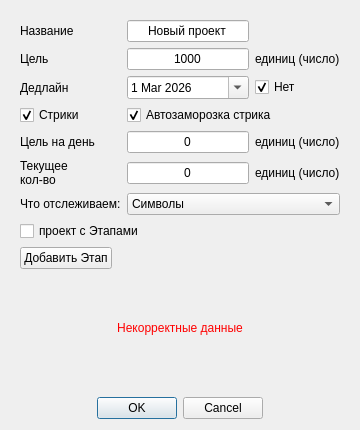
<?xml version="1.0" encoding="UTF-8"?>
<ui version="4.0">
 <class>create_project</class>
 <widget class="QDialog" name="create_project">
  <property name="geometry">
   <rect>
    <x>0</x>
    <y>0</y>
    <width>360</width>
    <height>430</height>
   </rect>
  </property>
  <property name="sizePolicy">
   <sizepolicy hsizetype="Preferred" vsizetype="Preferred">
    <horstretch>3</horstretch>
    <verstretch>0</verstretch>
   </sizepolicy>
  </property>
  <property name="minimumSize">
   <size>
    <width>360</width>
    <height>430</height>
   </size>
  </property>
  <property name="maximumSize">
   <size>
    <width>360</width>
    <height>430</height>
   </size>
  </property>
  <property name="font">
   <font>
    <family>Arial</family>
   </font>
  </property>
  <property name="windowTitle">
   <string>Создание проекта</string>
  </property>
  <property name="accessibleName">
   <string>Создание проекта</string>
  </property>
  <layout class="QVBoxLayout" name="verticalLayout">
   <item>
    <widget class="QWidget" name="widget" native="true">
     <property name="sizePolicy">
      <sizepolicy hsizetype="Preferred" vsizetype="Preferred">
       <horstretch>0</horstretch>
       <verstretch>0</verstretch>
      </sizepolicy>
     </property>
     <property name="minimumSize">
      <size>
       <width>311</width>
       <height>200</height>
      </size>
     </property>
     <layout class="QGridLayout" name="gridLayout">
      <item row="1" column="2">
       <widget class="QLabel" name="label_6">
        <property name="text">
         <string>единиц (число)</string>
        </property>
       </widget>
      </item>
      <item row="6" column="0">
       <widget class="QLabel" name="label_7">
        <property name="text">
         <string>Что отслеживаем:</string>
        </property>
        <property name="buddy">
         <cstring>cb_unit</cstring>
        </property>
        <property name="wordWrap">
         <bool>true</bool>
        </property>
       </widget>
      </item>
      <item row="1" column="0">
       <widget class="QLabel" name="label_2">
        <property name="text">
         <string>Цель</string>
        </property>
        <property name="buddy">
         <cstring>le_goal</cstring>
        </property>
       </widget>
      </item>
      <item row="0" column="1">
       <widget class="QLineEdit" name="le_name">
        <property name="text">
         <string>Новый проект</string>
        </property>
        <property name="alignment">
         <set>Qt::AlignmentFlag::AlignCenter</set>
        </property>
       </widget>
      </item>
      <item row="9" column="0" colspan="2">
       <widget class="QPushButton" name="add_Stage">
        <property name="sizePolicy">
         <sizepolicy hsizetype="Fixed" vsizetype="Fixed">
          <horstretch>0</horstretch>
          <verstretch>0</verstretch>
         </sizepolicy>
        </property>
        <property name="text">
         <string>Добавить Этап</string>
        </property>
       </widget>
      </item>
      <item row="2" column="0">
       <widget class="QLabel" name="label_3">
        <property name="text">
         <string>Дедлайн</string>
        </property>
        <property name="buddy">
         <cstring>de_deadline</cstring>
        </property>
       </widget>
      </item>
      <item row="2" column="2">
       <widget class="QCheckBox" name="checkBox">
        <property name="text">
         <string>Нет</string>
        </property>
        <property name="checkable">
         <bool>true</bool>
        </property>
        <property name="checked">
         <bool>true</bool>
        </property>
        <property name="tristate">
         <bool>false</bool>
        </property>
       </widget>
      </item>
      <item row="4" column="1">
       <widget class="QLineEdit" name="le_personal_goal_for_the_day">
        <property name="text">
         <string>0</string>
        </property>
        <property name="alignment">
         <set>Qt::AlignmentFlag::AlignCenter</set>
        </property>
       </widget>
      </item>
      <item row="1" column="1">
       <widget class="QLineEdit" name="le_goal">
        <property name="text">
         <string notr="true">1000</string>
        </property>
        <property name="alignment">
         <set>Qt::AlignmentFlag::AlignCenter</set>
        </property>
       </widget>
      </item>
      <item row="5" column="0">
       <widget class="QLabel" name="label_4">
        <property name="text">
         <string>&lt;html&gt;&lt;head/&gt;&lt;body&gt;&lt;p&gt;Текущее&lt;br/&gt;кол-во&lt;/p&gt;&lt;/body&gt;&lt;/html&gt;</string>
        </property>
        <property name="buddy">
         <cstring>le_total_symbols</cstring>
        </property>
        <property name="textFormat">
         <enum>Qt::TextFormat::AutoText</enum>
        </property>
        <property name="scaledContents">
         <bool>false</bool>
        </property>
        <property name="openExternalLinks">
         <bool>false</bool>
        </property>
       </widget>
      </item>
      <item row="4" column="0">
       <widget class="QLabel" name="label_8">
        <property name="text">
         <string>Цель на день</string>
        </property>
        <property name="buddy">
         <cstring>le_personal_goal_for_the_day</cstring>
        </property>
       </widget>
      </item>
      <item row="4" column="2">
       <widget class="QLabel" name="label_9">
        <property name="text">
         <string>единиц (число)</string>
        </property>
       </widget>
      </item>
      <item row="8" column="0" colspan="2">
       <widget class="QCheckBox" name="enable_Stages">
        <property name="text">
         <string>проект с Этапами</string>
        </property>
       </widget>
      </item>
      <item row="10" column="0" colspan="3">
       <widget class="QLabel" name="incorrect_data">
        <property name="enabled">
         <bool>true</bool>
        </property>
        <property name="styleSheet">
         <string notr="true">QLabel {
    color: rgb(255, 0, 0);
}</string>
        </property>
        <property name="text">
         <string>&lt;html&gt;&lt;head/&gt;&lt;body&gt;&lt;p align=&quot;center&quot;&gt;Некорректные данные&lt;/p&gt;&lt;/body&gt;&lt;/html&gt;</string>
        </property>
        <property name="alignment">
         <set>Qt::AlignmentFlag::AlignCenter</set>
        </property>
       </widget>
      </item>
      <item row="5" column="1">
       <widget class="QLineEdit" name="le_total_symbols">
        <property name="text">
         <string>0</string>
        </property>
        <property name="alignment">
         <set>Qt::AlignmentFlag::AlignCenter</set>
        </property>
       </widget>
      </item>
      <item row="0" column="0">
       <widget class="QLabel" name="label">
        <property name="text">
         <string>Название</string>
        </property>
        <property name="buddy">
         <cstring>le_name</cstring>
        </property>
       </widget>
      </item>
      <item row="6" column="1" colspan="2">
       <widget class="QComboBox" name="cb_unit">
        <property name="minimumSize">
         <size>
          <width>0</width>
          <height>0</height>
         </size>
        </property>
        <item>
         <property name="text">
          <string>Символы</string>
         </property>
        </item>
        <item>
         <property name="text">
          <string>Листы А4</string>
         </property>
        </item>
        <item>
         <property name="text">
          <string>Авторские листы</string>
         </property>
        </item>
        <item>
         <property name="text">
          <string>Страницы Фикбука</string>
         </property>
        </item>
       </widget>
      </item>
      <item row="5" column="2">
       <widget class="QLabel" name="label_5">
        <property name="text">
         <string>единиц (число)</string>
        </property>
       </widget>
      </item>
      <item row="2" column="1">
       <widget class="QDateEdit" name="de_deadline">
        <property name="enabled">
         <bool>true</bool>
        </property>
        <property name="dateTime">
         <datetime>
          <hour>0</hour>
          <minute>0</minute>
          <second>0</second>
          <year>2026</year>
          <month>3</month>
          <day>1</day>
         </datetime>
        </property>
        <property name="maximumDate">
         <date>
          <year>9999</year>
          <month>12</month>
          <day>31</day>
         </date>
        </property>
        <property name="calendarPopup">
         <bool>true</bool>
        </property>
        <property name="date">
         <date>
          <year>2026</year>
          <month>3</month>
          <day>1</day>
         </date>
        </property>
       </widget>
      </item>
      <item row="3" column="0">
       <widget class="QCheckBox" name="streak_checkBox">
        <property name="text">
         <string>Стрики</string>
        </property>
        <property name="checked">
         <bool>true</bool>
        </property>
       </widget>
      </item>
      <item row="3" column="1" colspan="2">
       <widget class="QCheckBox" name="auto_freeze_checkBox">
        <property name="text">
         <string>Автозаморозка стрика</string>
        </property>
        <property name="checked">
         <bool>true</bool>
        </property>
       </widget>
      </item>
     </layout>
    </widget>
   </item>
   <item>
    <widget class="QDialogButtonBox" name="buttons">
     <property name="orientation">
      <enum>Qt::Orientation::Horizontal</enum>
     </property>
     <property name="standardButtons">
      <set>QDialogButtonBox::StandardButton::Cancel|QDialogButtonBox::StandardButton::Ok</set>
     </property>
     <property name="centerButtons">
      <bool>true</bool>
     </property>
    </widget>
   </item>
  </layout>
 </widget>
 <tabstops>
  <tabstop>le_name</tabstop>
  <tabstop>le_goal</tabstop>
  <tabstop>de_deadline</tabstop>
  <tabstop>checkBox</tabstop>
  <tabstop>le_personal_goal_for_the_day</tabstop>
  <tabstop>le_total_symbols</tabstop>
  <tabstop>cb_unit</tabstop>
  <tabstop>enable_Stages</tabstop>
  <tabstop>add_Stage</tabstop>
  <tabstop>streak_checkBox</tabstop>
  <tabstop>auto_freeze_checkBox</tabstop>
 </tabstops>
 <resources/>
 <connections>
  <connection>
   <sender>buttons</sender>
   <signal>accepted()</signal>
   <receiver>create_project</receiver>
   <slot>accept()</slot>
   <hints>
    <hint type="sourcelabel">
     <x>248</x>
     <y>254</y>
    </hint>
    <hint type="destinationlabel">
     <x>157</x>
     <y>274</y>
    </hint>
   </hints>
  </connection>
  <connection>
   <sender>buttons</sender>
   <signal>rejected()</signal>
   <receiver>create_project</receiver>
   <slot>reject()</slot>
   <hints>
    <hint type="sourcelabel">
     <x>316</x>
     <y>260</y>
    </hint>
    <hint type="destinationlabel">
     <x>286</x>
     <y>274</y>
    </hint>
   </hints>
  </connection>
 </connections>
</ui>
